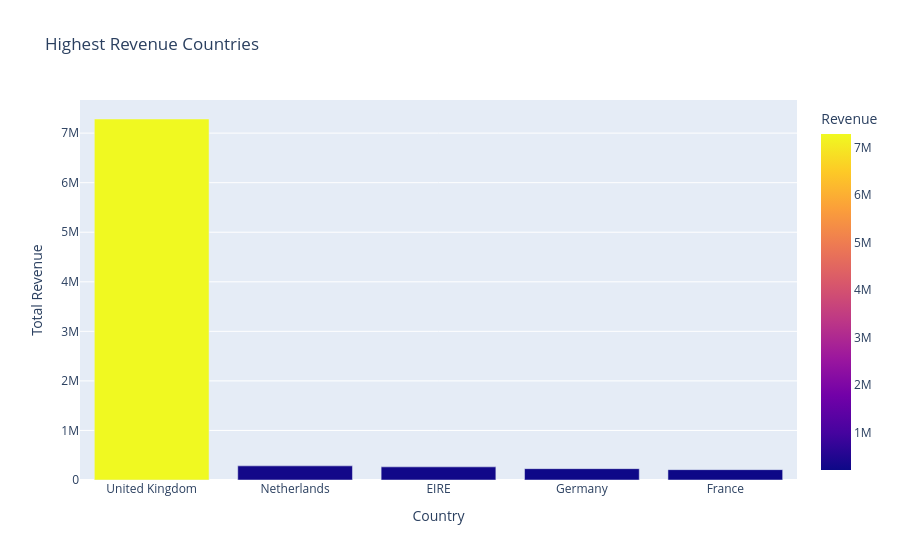

This figure's notebook cell:
### Code cell
# Group by country and calculate total revenue
highest_revenue_countries = df.groupby(['Country'])['Revenue'].sum().reset_index()
highest_revenue_countries = highest_revenue_countries.sort_values(by=["Revenue"], ascending=False )
print("\n Total Revenue Countries:")
print(highest_revenue_countries.head())
# Plotly bar plot
fig = px.bar(highest_revenue_countries.head(5), x='Country', y='Revenue', color='Revenue', title="Highest Revenue Countries")
fig.update_xaxes(title="Country")
fig.update_yaxes(title="Total Revenue")
fig.show()

### Figure 1 — Plotly figure (JSON) as saved in the notebook; plotly's stock layout.template omitted (floating-point values rounded to 4 significant figures)
{"data": [{"alignmentgroup": "True", "hovertemplate": "Country=%{x}<br>Revenue=%{marker.color}<extra></extra>", "legendgroup": "", "marker": {"color": [7285000.0, 285400.0, 265300.0, 228700.0, 208900.0], "coloraxis": "coloraxis", "pattern": {"shape": ""}}, "name": "", "offsetgroup": "", "orientation": "v", "showlegend": false, "textposition": "auto", "type": "bar", "x": ["United Kingdom", "Netherlands", "EIRE", "Germany", "France"], "xaxis": "x", "y": [7285000.0, 285400.0, 265300.0, 228700.0, 208900.0], "yaxis": "y"}], "layout": {"autosize": true, "barmode": "relative", "coloraxis": {"colorbar": {"title": {"text": "Revenue"}}, "colorscale": [[0, "#0d0887"], [0.1111, "#46039f"], [0.2222, "#7201a8"], [0.3333, "#9c179e"], [0.4444, "#bd3786"], [0.5556, "#d8576b"], [0.6667, "#ed7953"], [0.7778, "#fb9f3a"], [0.8889, "#fdca26"], [1, "#f0f921"]]}, "legend": {"tracegroupgap": 0}, "title": {"text": "Highest Revenue Countries"}, "xaxis": {"anchor": "y", "autorange": true, "domain": [0, 1], "range": [-0.5, 4.5], "title": {"text": "Country"}, "type": "category"}, "yaxis": {"anchor": "x", "autorange": true, "domain": [0, 1], "range": [0, 7668000.0], "title": {"text": "Total Revenue"}, "type": "linear"}}}
